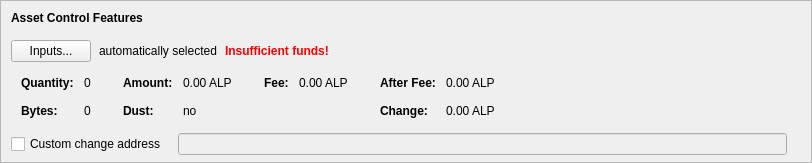
      <widget class="QFrame" name="frameAssetControl">
       <property name="sizePolicy">
        <sizepolicy hsizetype="Expanding" vsizetype="Fixed">
         <horstretch>0</horstretch>
         <verstretch>0</verstretch>
        </sizepolicy>
       </property>
       <property name="maximumSize">
        <size>
         <width>16777215</width>
         <height>16777215</height>
        </size>
       </property>
       <property name="frameShape">
        <enum>QFrame::StyledPanel</enum>
       </property>
       <property name="frameShadow">
        <enum>QFrame::Sunken</enum>
       </property>
       <layout class="QVBoxLayout" name="verticalLayoutAssetControl2">
        <property name="spacing">
         <number>0</number>
        </property>
        <property name="leftMargin">
         <number>0</number>
        </property>
        <property name="topMargin">
         <number>0</number>
        </property>
        <property name="rightMargin">
         <number>0</number>
        </property>
        <property name="bottomMargin">
         <number>6</number>
        </property>
        <item>
         <layout class="QVBoxLayout" name="verticalLayoutAssetControl" stretch="0,0,0,0,1">
          <property name="spacing">
           <number>0</number>
          </property>
          <property name="leftMargin">
           <number>10</number>
          </property>
          <property name="topMargin">
           <number>10</number>
          </property>
          <item>
           <layout class="QHBoxLayout" name="horizontalLayoutAssetControl1">
            <property name="bottomMargin">
             <number>15</number>
            </property>
            <item>
             <widget class="QLabel" name="labelAssetControlFeatures">
              <property name="sizePolicy">
               <sizepolicy hsizetype="Preferred" vsizetype="Maximum">
                <horstretch>0</horstretch>
                <verstretch>0</verstretch>
               </sizepolicy>
              </property>
              <property name="font">
               <font>
                <weight>75</weight>
                <bold>true</bold>
               </font>
              </property>
              <property name="styleSheet">
               <string notr="true">font-weight:bold;</string>
              </property>
              <property name="text">
               <string>Asset Control Features</string>
              </property>
             </widget>
            </item>
           </layout>
          </item>
          <item>
           <layout class="QHBoxLayout" name="horizontalLayoutAssetControl2" stretch="0,0,0,0">
            <property name="spacing">
             <number>8</number>
            </property>
            <property name="bottomMargin">
             <number>10</number>
            </property>
            <item>
             <widget class="QPushButton" name="pushButtonAssetControl">
              <property name="styleSheet">
               <string notr="true"/>
              </property>
              <property name="text">
               <string>Inputs...</string>
              </property>
              <property name="autoDefault">
               <bool>false</bool>
              </property>
             </widget>
            </item>
            <item>
             <widget class="QLabel" name="labelAssetControlAutomaticallySelected">
              <property name="text">
               <string>automatically selected</string>
              </property>
              <property name="margin">
               <number>5</number>
              </property>
             </widget>
            </item>
            <item>
             <widget class="QLabel" name="labelAssetControlInsuffFunds">
              <property name="font">
               <font>
                <weight>75</weight>
                <bold>true</bold>
               </font>
              </property>
              <property name="styleSheet">
               <string notr="true">color:red;font-weight:bold;</string>
              </property>
              <property name="text">
               <string>Insufficient funds!</string>
              </property>
              <property name="margin">
               <number>5</number>
              </property>
             </widget>
            </item>
            <item>
             <spacer name="horizontalSpacerAssetControl">
              <property name="orientation">
               <enum>Qt::Horizontal</enum>
              </property>
              <property name="sizeHint" stdset="0">
               <size>
                <width>40</width>
                <height>1</height>
               </size>
              </property>
             </spacer>
            </item>
           </layout>
          </item>
          <item>
           <widget class="QWidget" name="widgetAssetControl" native="true">
            <property name="sizePolicy">
             <sizepolicy hsizetype="Preferred" vsizetype="Preferred">
              <horstretch>0</horstretch>
              <verstretch>0</verstretch>
             </sizepolicy>
            </property>
            <property name="minimumSize">
             <size>
              <width>0</width>
              <height>0</height>
             </size>
            </property>
            <property name="styleSheet">
             <string notr="true"/>
            </property>
            <layout class="QHBoxLayout" name="horizontalLayoutAssetControl5">
             <property name="leftMargin">
              <number>0</number>
             </property>
             <property name="topMargin">
              <number>0</number>
             </property>
             <property name="rightMargin">
              <number>0</number>
             </property>
             <property name="bottomMargin">
              <number>0</number>
             </property>
             <item>
              <layout class="QHBoxLayout" name="horizontalLayoutAssetControl3" stretch="0,0,0,1">
               <property name="spacing">
                <number>20</number>
               </property>
               <property name="topMargin">
                <number>0</number>
               </property>
               <property name="bottomMargin">
                <number>10</number>
               </property>
               <item>
                <layout class="QFormLayout" name="formLayoutAssetControl1">
                 <property name="horizontalSpacing">
                  <number>10</number>
                 </property>
                 <property name="verticalSpacing">
                  <number>14</number>
                 </property>
                 <property name="leftMargin">
                  <number>10</number>
                 </property>
                 <property name="topMargin">
                  <number>4</number>
                 </property>
                 <property name="rightMargin">
                  <number>6</number>
                 </property>
                 <item row="0" column="0">
                  <widget class="QLabel" name="labelAssetControlQuantityText">
                   <property name="font">
                    <font>
                     <weight>75</weight>
                     <bold>true</bold>
                    </font>
                   </property>
                   <property name="text">
                    <string>Quantity:</string>
                   </property>
                   <property name="margin">
                    <number>0</number>
                   </property>
                  </widget>
                 </item>
                 <item row="0" column="1">
                  <widget class="QLabel" name="labelAssetControlQuantity">
                   <property name="cursor">
                    <cursorShape>IBeamCursor</cursorShape>
                   </property>
                   <property name="contextMenuPolicy">
                    <enum>Qt::ActionsContextMenu</enum>
                   </property>
                   <property name="text">
                    <string notr="true">0</string>
                   </property>
                   <property name="margin">
                    <number>0</number>
                   </property>
                   <property name="textInteractionFlags">
                    <set>Qt::LinksAccessibleByMouse|Qt::TextSelectableByKeyboard|Qt::TextSelectableByMouse</set>
                   </property>
                  </widget>
                 </item>
                 <item row="1" column="0">
                  <widget class="QLabel" name="labelAssetControlBytesText">
                   <property name="font">
                    <font>
                     <weight>75</weight>
                     <bold>true</bold>
                    </font>
                   </property>
                   <property name="text">
                    <string>Bytes:</string>
                   </property>
                  </widget>
                 </item>
                 <item row="1" column="1">
                  <widget class="QLabel" name="labelAssetControlBytes">
                   <property name="cursor">
                    <cursorShape>IBeamCursor</cursorShape>
                   </property>
                   <property name="contextMenuPolicy">
                    <enum>Qt::ActionsContextMenu</enum>
                   </property>
                   <property name="text">
                    <string notr="true">0</string>
                   </property>
                   <property name="textInteractionFlags">
                    <set>Qt::LinksAccessibleByMouse|Qt::TextSelectableByKeyboard|Qt::TextSelectableByMouse</set>
                   </property>
                  </widget>
                 </item>
                </layout>
               </item>
               <item>
                <layout class="QFormLayout" name="formLayoutAssetControl2">
                 <property name="horizontalSpacing">
                  <number>10</number>
                 </property>
                 <property name="verticalSpacing">
                  <number>14</number>
                 </property>
                 <property name="leftMargin">
                  <number>6</number>
                 </property>
                 <property name="topMargin">
                  <number>4</number>
                 </property>
                 <property name="rightMargin">
                  <number>6</number>
                 </property>
                 <item row="0" column="0">
                  <widget class="QLabel" name="labelAssetControlAmountText">
                   <property name="font">
                    <font>
                     <weight>75</weight>
                     <bold>true</bold>
                    </font>
                   </property>
                   <property name="text">
                    <string>Amount:</string>
                   </property>
                   <property name="margin">
                    <number>0</number>
                   </property>
                  </widget>
                 </item>
                 <item row="0" column="1">
                  <widget class="QLabel" name="labelAssetControlAmount">
                   <property name="cursor">
                    <cursorShape>IBeamCursor</cursorShape>
                   </property>
                   <property name="contextMenuPolicy">
                    <enum>Qt::ActionsContextMenu</enum>
                   </property>
                   <property name="text">
                    <string notr="true">0.00 ALP</string>
                   </property>
                   <property name="textInteractionFlags">
                    <set>Qt::LinksAccessibleByMouse|Qt::TextSelectableByKeyboard|Qt::TextSelectableByMouse</set>
                   </property>
                  </widget>
                 </item>
                 <item row="1" column="0">
                  <widget class="QLabel" name="labelAssetControlLowOutputText">
                   <property name="font">
                    <font>
                     <weight>75</weight>
                     <bold>true</bold>
                    </font>
                   </property>
                   <property name="text">
                    <string>Dust:</string>
                   </property>
                  </widget>
                 </item>
                 <item row="1" column="1">
                  <widget class="QLabel" name="labelAssetControlLowOutput">
                   <property name="cursor">
                    <cursorShape>IBeamCursor</cursorShape>
                   </property>
                   <property name="contextMenuPolicy">
                    <enum>Qt::ActionsContextMenu</enum>
                   </property>
                   <property name="text">
                    <string notr="true">no</string>
                   </property>
                   <property name="textInteractionFlags">
                    <set>Qt::LinksAccessibleByMouse|Qt::TextSelectableByKeyboard|Qt::TextSelectableByMouse</set>
                   </property>
                  </widget>
                 </item>
                </layout>
               </item>
               <item>
                <layout class="QFormLayout" name="formLayoutAssetControl3">
                 <property name="horizontalSpacing">
                  <number>10</number>
                 </property>
                 <property name="verticalSpacing">
                  <number>14</number>
                 </property>
                 <property name="leftMargin">
                  <number>6</number>
                 </property>
                 <property name="topMargin">
                  <number>4</number>
                 </property>
                 <property name="rightMargin">
                  <number>6</number>
                 </property>
                 <item row="0" column="0">
                  <widget class="QLabel" name="labelAssetControlFeeText">
                   <property name="font">
                    <font>
                     <weight>75</weight>
                     <bold>true</bold>
                    </font>
                   </property>
                   <property name="text">
                    <string>Fee:</string>
                   </property>
                   <property name="margin">
                    <number>0</number>
                   </property>
                  </widget>
                 </item>
                 <item row="0" column="1">
                  <widget class="QLabel" name="labelAssetControlFee">
                   <property name="cursor">
                    <cursorShape>IBeamCursor</cursorShape>
                   </property>
                   <property name="contextMenuPolicy">
                    <enum>Qt::ActionsContextMenu</enum>
                   </property>
                   <property name="text">
                    <string notr="true">0.00 ALP</string>
                   </property>
                   <property name="textInteractionFlags">
                    <set>Qt::LinksAccessibleByMouse|Qt::TextSelectableByKeyboard|Qt::TextSelectableByMouse</set>
                   </property>
                  </widget>
                 </item>
                </layout>
               </item>
               <item>
                <layout class="QFormLayout" name="formLayoutAssetControl4">
                 <property name="horizontalSpacing">
                  <number>10</number>
                 </property>
                 <property name="verticalSpacing">
                  <number>14</number>
                 </property>
                 <property name="leftMargin">
                  <number>6</number>
                 </property>
                 <property name="topMargin">
                  <number>4</number>
                 </property>
                 <property name="rightMargin">
                  <number>6</number>
                 </property>
                 <item row="0" column="0">
                  <widget class="QLabel" name="labelAssetControlAfterFeeText">
                   <property name="font">
                    <font>
                     <weight>75</weight>
                     <bold>true</bold>
                    </font>
                   </property>
                   <property name="text">
                    <string>After Fee:</string>
                   </property>
                   <property name="margin">
                    <number>0</number>
                   </property>
                  </widget>
                 </item>
                 <item row="0" column="1">
                  <widget class="QLabel" name="labelAssetControlAfterFee">
                   <property name="cursor">
                    <cursorShape>IBeamCursor</cursorShape>
                   </property>
                   <property name="contextMenuPolicy">
                    <enum>Qt::ActionsContextMenu</enum>
                   </property>
                   <property name="text">
                    <string notr="true">0.00 ALP</string>
                   </property>
                   <property name="textInteractionFlags">
                    <set>Qt::LinksAccessibleByMouse|Qt::TextSelectableByKeyboard|Qt::TextSelectableByMouse</set>
                   </property>
                  </widget>
                 </item>
                 <item row="1" column="0">
                  <widget class="QLabel" name="labelAssetControlChangeText">
                   <property name="font">
                    <font>
                     <weight>75</weight>
                     <bold>true</bold>
                    </font>
                   </property>
                   <property name="text">
                    <string>Change:</string>
                   </property>
                  </widget>
                 </item>
                 <item row="1" column="1">
                  <widget class="QLabel" name="labelAssetControlChange">
                   <property name="cursor">
                    <cursorShape>IBeamCursor</cursorShape>
                   </property>
                   <property name="contextMenuPolicy">
                    <enum>Qt::ActionsContextMenu</enum>
                   </property>
                   <property name="text">
                    <string notr="true">0.00 ALP</string>
                   </property>
                   <property name="textInteractionFlags">
                    <set>Qt::LinksAccessibleByMouse|Qt::TextSelectableByKeyboard|Qt::TextSelectableByMouse</set>
                   </property>
                  </widget>
                 </item>
                </layout>
               </item>
              </layout>
             </item>
            </layout>
           </widget>
          </item>
          <item>
           <layout class="QHBoxLayout" name="horizontalLayoutAssetControl4" stretch="0,0,0">
            <property name="spacing">
             <number>12</number>
            </property>
            <property name="sizeConstraint">
             <enum>QLayout::SetDefaultConstraint</enum>
            </property>
            <property name="topMargin">
             <number>5</number>
            </property>
            <property name="rightMargin">
             <number>5</number>
            </property>
            <item>
             <widget class="QCheckBox" name="checkBoxAssetControlChange">
              <property name="toolTip">
               <string>If this is activated, but the change address is empty or invalid, change will be sent to a newly generated address.</string>
              </property>
              <property name="text">
               <string>Custom change address</string>
              </property>
             </widget>
            </item>
            <item>
             <widget class="QValidatedLineEdit" name="lineEditAssetControlChange">
              <property name="enabled">
               <bool>false</bool>
              </property>
              <property name="sizePolicy">
               <sizepolicy hsizetype="Expanding" vsizetype="Fixed">
                <horstretch>0</horstretch>
                <verstretch>0</verstretch>
               </sizepolicy>
              </property>
             </widget>
            </item>
            <item>
             <widget class="QLabel" name="labelAssetControlChangeLabel">
              <property name="sizePolicy">
               <sizepolicy hsizetype="Preferred" vsizetype="Expanding">
                <horstretch>0</horstretch>
                <verstretch>0</verstretch>
               </sizepolicy>
              </property>
              <property name="minimumSize">
               <size>
                <width>0</width>
                <height>0</height>
               </size>
              </property>
              <property name="text">
               <string/>
              </property>
              <property name="margin">
               <number>3</number>
              </property>
             </widget>
            </item>
           </layout>
          </item>
          <item>
           <spacer name="verticalSpacerAssetControl">
            <property name="orientation">
             <enum>Qt::Vertical</enum>
            </property>
            <property name="sizeHint" stdset="0">
             <size>
              <width>800</width>
              <height>1</height>
             </size>
            </property>
           </spacer>
          </item>
         </layout>
        </item>
       </layout>
      </widget>
